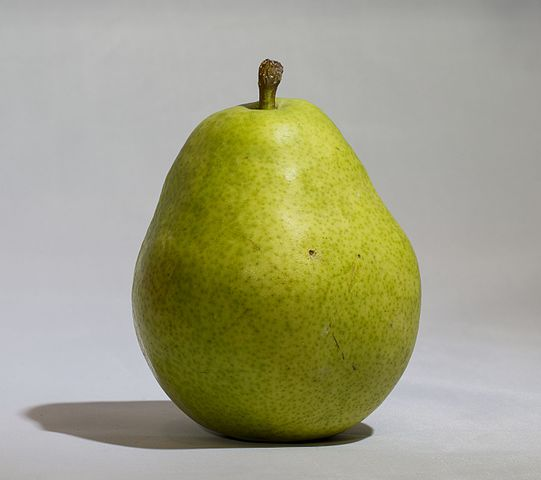
#> input picture HW1/input3A.jpg, 541 x 480 px
$ jupyter execute Untitled.ipynb   (Python 2 division)
#> lines starting #> are read from the running program, lines starting #| are printed output that depends on the picture
<h2>Laplacian Pyramid</h2>

[cell 1]
import cv2
import numpy as np,sys

[cell 2]
A = cv2.imread('input3A.jpg')
#> A is the input picture: shape (480, 541, 3); mean B, G, R 131.9, 161.7, 162.1
B = cv2.imread('input3B.jpg')
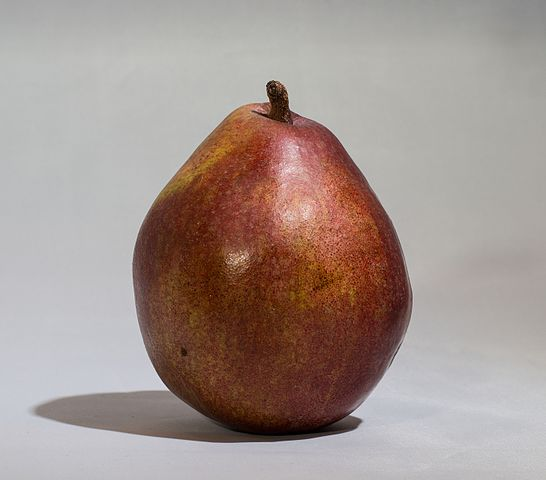
#> input picture HW1/input3B.jpg, 546 x 480 px
#> B is the input picture: shape (480, 546, 3); mean B, G, R 143.2, 148.9, 163.6

[cell 3]
A.shape, B.shape
#> Out = ((480, 541, 3), (480, 546, 3))

[cell 4]
# make images rectangular
A = A[:,:A.shape[0]]
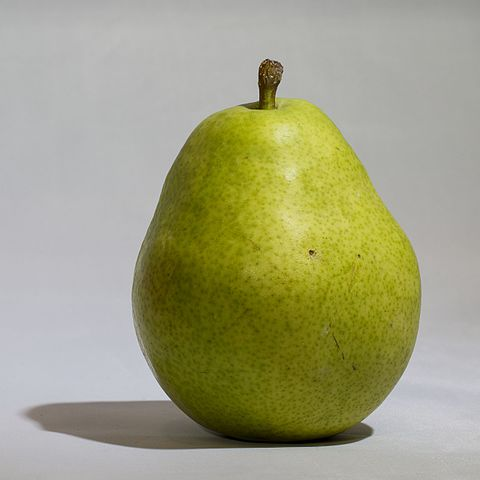
#> A: shape (480, 480, 3); mean B, G, R 127.4, 160.7, 161
B = B[:A.shape[0],:A.shape[0]]
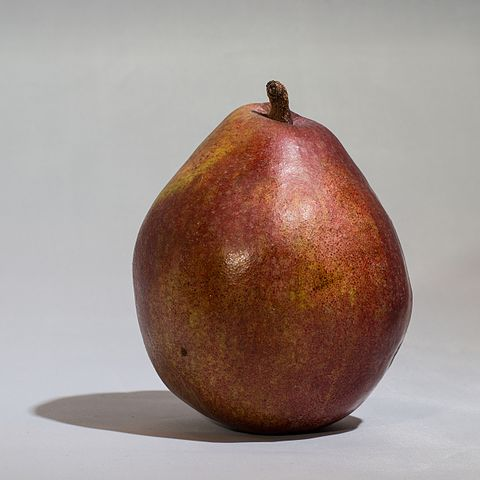
#> B: shape (480, 480, 3); mean B, G, R 139.5, 145.6, 162

[cell 5]
A.shape, B.shape
#> Out = ((480, 480, 3), (480, 480, 3))

[cell 6]
def show(im):
    cv2.imshow('image',im)
    cv2.waitKey(0)
    cv2.destroyAllWindows()

[cell 7]
# generate Gaussian pyramid for A
G = A.copy()
gpA = [G]
for i in xrange(6):
    G = cv2.pyrDown(G)
    gpA.append(G)
#> after the loop, gpA = 7 items
# generate Gaussian pyramid for B
G = B.copy()
gpB = [G]
for i in xrange(6):
    G = cv2.pyrDown(G)
    gpB.append(G)
#> this loop made 6 passes
#> pass 3, `G = cv2.pyrDown(G)`:
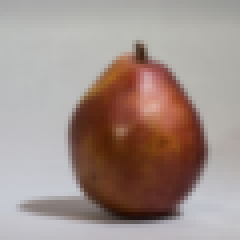
#> G: shape (60, 60, 3) (shown 4 times larger); mean B, G, R 139.4, 145.5, 162
#> after the loop, gpB = 7 items
# generate Laplacian Pyramid for A
lpA = [gpA[5]]
for i in xrange(5,0,-1):
    GE = cv2.pyrUp(gpA[i])
    L = cv2.subtract(gpA[i-1],GE)
    lpA.append(L)
#> this loop made 5 passes
#> pass 1, `GE = cv2.pyrUp(gpA[i])`:
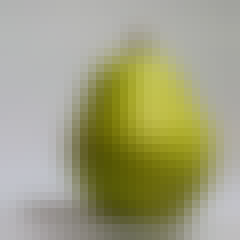
#> GE: shape (30, 30, 3) (shown 8 times larger); mean of channels 0, 1, 2 127.3, 160.5, 160.8; drawn as B, G, R
#> after the loop, lpA = 6 items
# generate Laplacian Pyramid for B
lpB = [gpB[5]]
for i in xrange(5,0,-1):
    GE = cv2.pyrUp(gpB[i])
    L = cv2.subtract(gpB[i-1],GE)
    lpB.append(L)
#> this loop made 5 passes
#> pass 1, `GE = cv2.pyrUp(gpB[i])`:
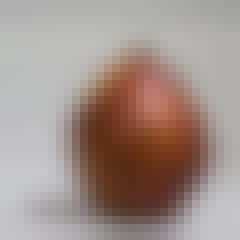
#> GE: shape (30, 30, 3) (shown 8 times larger); mean of channels 0, 1, 2 139.2, 145.3, 161.7; drawn as B, G, R
#> pass 2, `L = cv2.subtract(gpB[i-1],GE)`:
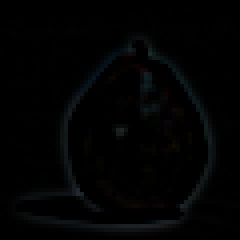
#> L: shape (60, 60, 3) (shown 4 times larger); mean of channels 0, 1, 2 2.6, 2.5, 2; drawn as B, G, R
#> after the loop, lpB = 6 items

[cell 8]
# Now add left and right halves of images in each level
LS = []
for la,lb in zip(lpA,lpB):
    rows,cols,dpt = la.shape
    ls = np.hstack((la[:,0:cols/2], lb[:,cols/2:]))
    LS.append(ls)
#> this loop made 6 passes
#> (rows, cols) on passes 1 to 6: (15, 15), (30, 30), (60, 60), (120, 120), (240, 240), (480, 480)
#> after the loop, LS = 6 items
# now reconstruct
ls_ = LS[0]
for i in xrange(1,6):
    ls_ = cv2.pyrUp(ls_)
    ls_ = cv2.add(ls_, LS[i])
#> this loop made 5 passes
#> pass 1, `ls_ = cv2.add(ls_, LS[i])`:
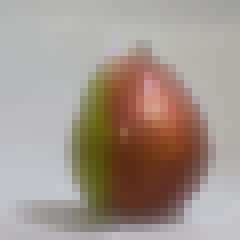
#> ls_: shape (30, 30, 3) (shown 8 times larger); mean of channels 0, 1, 2 140.9, 149.7, 162.8; drawn as B, G, R
#> after the loop:
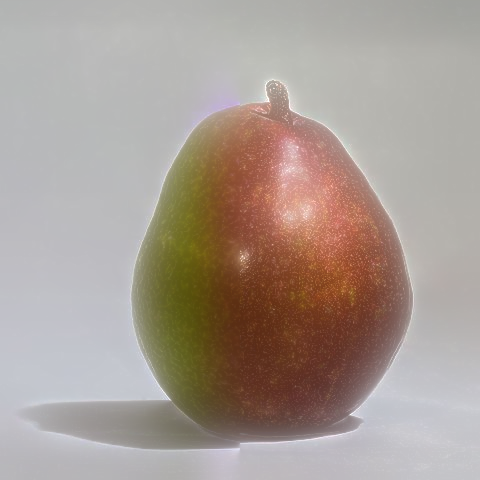
#> ls_: shape (480, 480, 3); mean of channels 0, 1, 2 147.6, 155.9, 168.5; drawn as B, G, R
# image with direct connecting each half
real = np.hstack((A[:,:cols/2],B[:,cols/2:]))
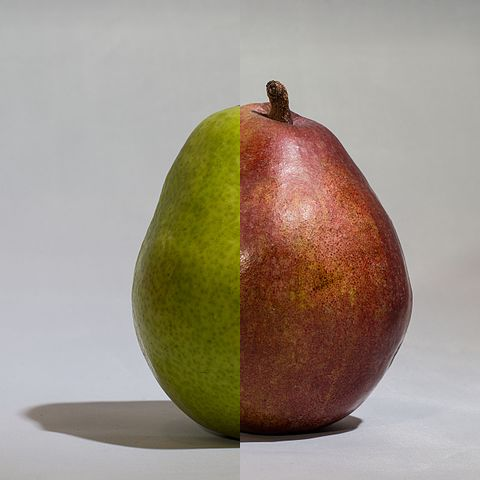
#> real: shape (480, 480, 3); mean B, G, R 134.1, 147.2, 158.8
